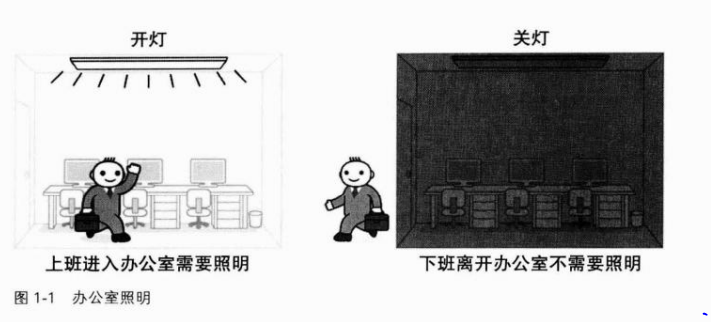
#> input picture img/dasdasd110234500.PNG, 711 x 322 px
$ python -i downloadHtmlPng.py   (imports and definitions only)   (older library calls are emulated)
#> lines starting #> are read from the running program, lines starting #| are printed output that depends on the picture
# -*- encoding: utf-8 -*-


import sys

# [2 lines not run here, left out]
import os
import re
import requests
import time
import datetime
import random
import shutil
from PIL import Image

# 清理匹配,比如<noscript[\s\S]*?</noscript>
PowDelMatchList = (
    'noscript', 'noscript')
# 需要清理的Tag
DelTagList = (
    'a', 'u',
    'div', 'span', 'code', 'font', 'li ', 'article', 'button', 'blockquote', 'path', 'svg', 'figure',
    'ins', 'noscript',
    'section', 'em', 'ignore_js_op', 'span', 'data-original-src', 'hr', 'strong', 'iframe', 'mark', 'style')
# 需要精简的Tag
SimpeTagList = ('p ', 'br', 'pre', 'table', 'tbody', 'tr', 'td', 'h1', 'h2', 'h3', 'h4', 'h5', 'h6', 'ul', 'ol')
# 和DelTagList，SimpeTagList正则匹配冲突的Tag
ConflictagList = (
    'i', 'b')
# 和DelTagList，SimpeTagList正则匹配冲突的Tag
ReplaceTagDic = {
    "。": "<br><br>\n\n",
    "¶": "",
    "<p >": "<p>",
}

# 已经清理过的html文件的标记
HasFlushHtmlMark = "<!--clear--clear--clear-->"
# 已经下载过图片的标记
HasDowloadPicMark = "<!--../img/-->"


def get_destop_path():
    return os.path.join(os.path.expanduser("~"), 'Desktop')


def get_downloads_path():
    return os.path.join(os.path.expanduser("~"), 'Downloads')


def get_fatkun_path():
    return os.path.join(get_downloads_path(), 'Fatkun')


# [11 lines left out: function getAll, not called in this run]


def IsMac():
    p = sys.platform
    return p == "darwin"


def IsWin():
    p = sys.platform
    return p == "win32"


IsMacShot = False

# [2 lines not run here, left out]

path_root = os.getcwd()

ImgPath = path_root + "/img"
RootHtmlPath = path_root + "/Tutorial"

len_argv = len(sys.argv)

DomainName = ''
if len_argv > 1:
    DomainName = str(sys.argv[1])


# [7 lines left out: function GetAllHtmlFile, not called in this run]


def StrIsContain(mStr, mark):
    return mStr.find(mark) != -1


def PNG_JPG(PngPath, outPutFolder):
#> called with PngPath = 'img/dasdasd110234500.PNG', outPutFolder = 'out.png'
    try:
        img = Image.open(PngPath)
#> img is the input picture: PIL image 711x322 RGBA; mean R, G, B, A 191.5, 191.5, 191.5, 255
    except:
        if os.path.isfile(PngPath):
            os.remove(PngPath)
        return False
    w = img.width
#> w = 711
    h = img.height
#> h = 322

    if w == 0:
        return False
    if h == 0:
        return False

    outW = w
#> outW = 711
    outH = h
#> outH = 322
    if outW > outH:
        if IsMacShot:
            outW = int(outW / 3)
        elif outW > 550:
            outW = 550
        ratio = float(outW) / w
#> ratio = 0.774
        outH = int(h * ratio)
#> outH = 249
    else:
        if IsMacShot:
            outH = int(outH / 3)
        elif outH > 550:
            outH = 550
        ratio = float(outH) / h
        outW = int(w * ratio)

    infile = PngPath
    outfileNoExt = os.path.splitext(infile)[0] + ""
    outfile = outfileNoExt + ".jpg"
    img = Image.open(infile)

    try:
        img = img.resize((outW, outH), Image.ANTIALIAS)
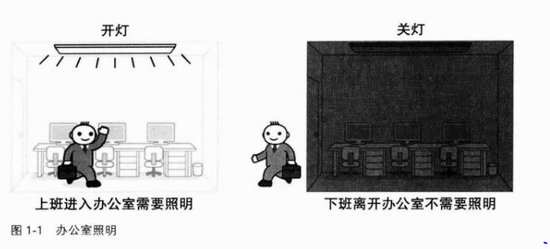
#> img: PIL image 550x249 RGBA; mean R, G, B, A 191.5, 191.5, 191.5, 255
        if len(img.split()) == 4:
            # prevent IOError: cannot write mode RGBA as BMP
            r, g, b, a = img.split()
#> a: PIL image 550x249 L; every value is 255
            img = Image.merge("RGB", (r, g, b))
#> img: PIL image 550x249 RGB
            img.convert('RGB').save(outfile, quality=70)
        else:
            img.convert('RGB').save(outfile, quality=70)
        os.rename(outfile, outfileNoExt)
        os.remove(PngPath)
        return True
    except Exception as e:
        if os.path.exists(outfile):
            os.remove(outfile)
        if os.path.exists(PngPath):
            os.remove(PngPath)
        print(u"PNG转换JPG 错误 已删除源文件" + e)
    return False


# [14 lines of commented-out code are left out]
# [46 lines left out: functions GetRemotePng, GetRemotePngNameWithExt, not called in this run]


def ThrowError(strReason):
    raise Exception(strReason)


# [14 lines left out: functions ThrowErrorAndDelDownload, __ReplaceMoreBrTag, not called in this run]


def __ReplaceImgTag(htmlTmpContent, imgTagStr, fileName):
    htmlTmpContent = htmlTmpContent.replace(imgTagStr, '<br><img src="../img/' + fileName + '"><br>')
    return htmlTmpContent


# [121 lines left out: functions __ClearTag, __PowDeleteTags, __ClearTags, Download, not called in this run]


def CheckAndDeleteDir(fulllPath):
    if os.path.exists(fulllPath):
        shutil.rmtree(fulllPath)


# [17 lines left out: function HandlerWithGit, not called in this run]


# [5 lines not run here, left out]

>>> result = PNG_JPG('img/dasdasd110234500.PNG', 'out.png')

$ run again, on img/dasdasd110234505.PNG
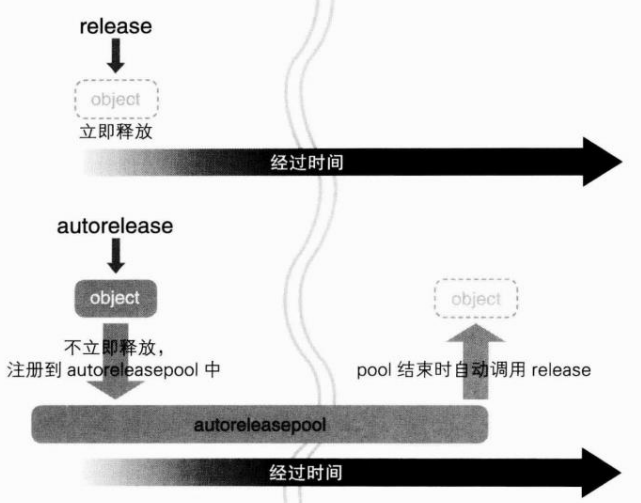
#> input picture img/dasdasd110234505.PNG, 641 x 503 px
#> in PNG_JPG, img is the input picture: PIL image 641x503 RGBA; mean R, G, B, A 218.7, 218.7, 218.7, 255
#> in PNG_JPG, `img = img.resize((outW, outH), Image.ANTIALIAS)`:
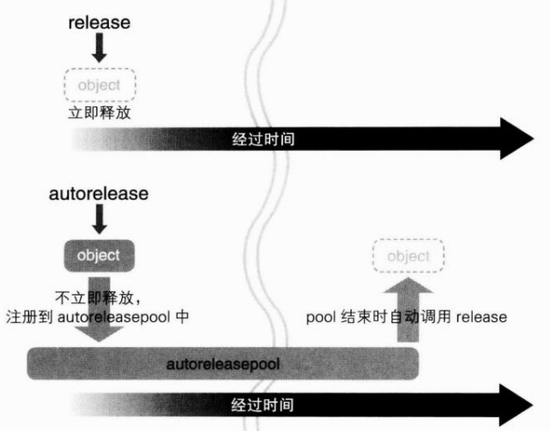
#> img: PIL image 550x431 RGBA; mean R, G, B, A 218.7, 218.7, 218.7, 255
#> a: PIL image 550x431 L; every value is 255
